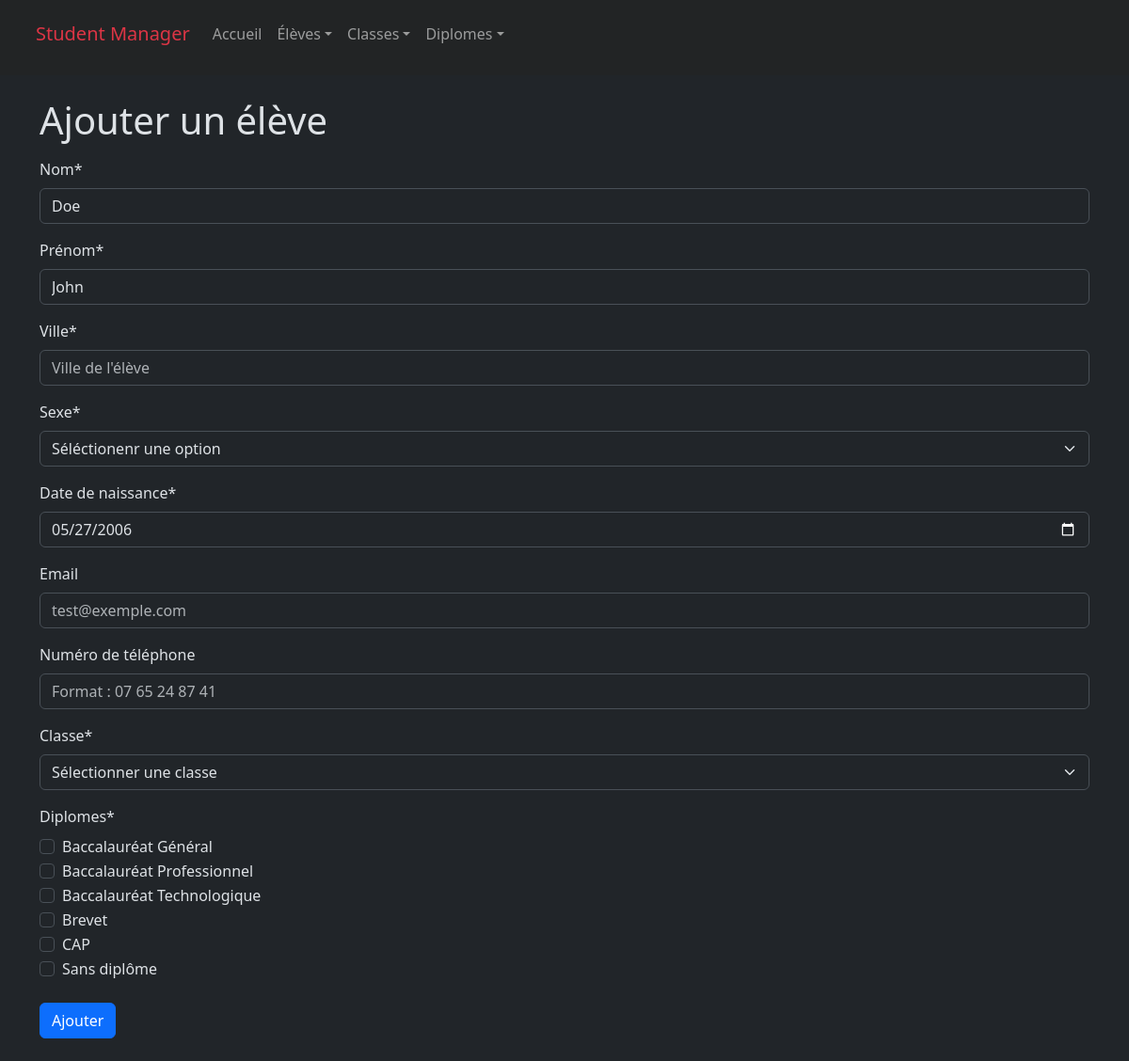
The app's page /etudiants/ajout.php with its own data.
### tables this page shows
CREATE TABLE IF NOT EXISTS Diplomes (
    diplome_id int NOT NULL AUTO_INCREMENT PRIMARY KEY,
    diplome varchar(100) NOT NULL UNIQUE
);

### include/variables.php (called while the page is built, shortened)
<?php
require_once(__DIR__ . "/../config/mysql.php");
$diplomesStatement = $mysqlClient->prepare('SELECT * FROM Diplomes');
$diplomesStatement->execute();
$diplomes = $diplomesStatement->fetchAll();

### etudiants/ajout.php (the view, shortened to what this page needs)
<?php
$min = date('Y-m-d', strtotime('18 years ago'));
$lim = date('Y-m-d', strtotime('40 years ago'));
require_once("../include/variables.php");
?>
<!DOCTYPE html>
<html lang="fr" data-bs-theme="dark">
<head>
    <link href="https://cdn.jsdelivr.net/npm/bootstrap@5.3.3/dist/css/bootstrap.min.css" rel="stylesheet">
</head>
<body class="d-flex flex-column min-vh-100">
    <?php include_once($rootPath . "/CRUD/include/header.php"); ?>
    <div class="container">
        <h1 class="mt-2 mb-3">Ajouter un élève</h1>
        <form action="/check.php" method="POST">
            <div class="mb-3">
                <label for="nom" class="form-label">Nom*</label>
                <input type="text" id="nom" name="nom" placeholder="Nom de l'élève" class="form-control" value="Doe" required>
            </div>
            <div class="mb-3">
                <label for="prenom" class="form-label">Prénom*</label>
                <input type="text" id="prenom" name="prenom" class="form-control" placeholder="Prénom de l'élève" value="John" required>
            </div>
            <div class="mb-3">
                <label for="ville" class="form-label">Ville*</label>
                <input type="text" id="ville" name="ville" class="form-control" placeholder="Ville de l'élève" required>
            </div>
            <div class="mb-3">
                <label for="sexe" class="form-label">Sexe*</label>
                <select name="sexe" id="sexe" class="form-select" required>
                    <option value="" selected disabled>Séléctionenr une option</option>
                </select>
            </div>
            <div class="mb-3">
                <label for="naissance" class="form-label">Date de naissance*</label>
                <input type='date' id='naissance' name='naissance' class='form-control' max="<?php echo $min; ?>" min="<?php echo $lim; ?>" value="<?php echo $min; ?>" required>
            </div>
            <div class="mb-3">
                <label for="email" class="form-label">Email</label>
                <input class="form-control" type="email" id="email" name="email" placeholder="test@exemple.com">
            </div>
            <div class="mb-3">
                <label for="téléphone" class="form-label">Numéro de téléphone</label>
                <input class="form-control" type="tel" id="phone" name="phone" pattern="[0-9]{2} [0-9]{2} [0-9]{2} [0-9]{2} [0-9]{2}" placeholder="Format : 07 65 24 87 41">
            </div>
            <div class="mb-3">
                <label for="classe" class="form-label">Classe*</label>
                <select name="classe_id" id="classe_id" class="form-select" required>
                    <option value="" selected disabled>Sélectionner une classe</option>
                </select>
            </div>
            <div class="mb-3">
                <label for="diplomes" class="form-label">Diplomes*</label>
                <?php foreach ($diplomes as $diplome) : ?>
                    <div class="form-check">
                        <label for="diplome" class="form-check-label"><?php echo $diplome["diplome"]; ?></label>
                        <input type="checkbox" class="form-check-input" id="diplomes" name="diplomes[]" value="<?php echo $diplome["diplome_id"]; ?>">
                    </div>
                <?php endforeach; ?>
            </div>
            <button type="submit" class="btn btn-primary mt-2 mb-4" name="ok">Ajouter</button>
        </form>
    </div>
</body>
</html>

### records on screen
diplomes: diplome "Baccalauréat Général"
diplomes: diplome "Baccalauréat Professionnel"
diplomes: diplome "Baccalauréat Technologique"
diplomes: diplome "Brevet"
diplomes: diplome "CAP"
diplomes: diplome "Sans diplôme"
